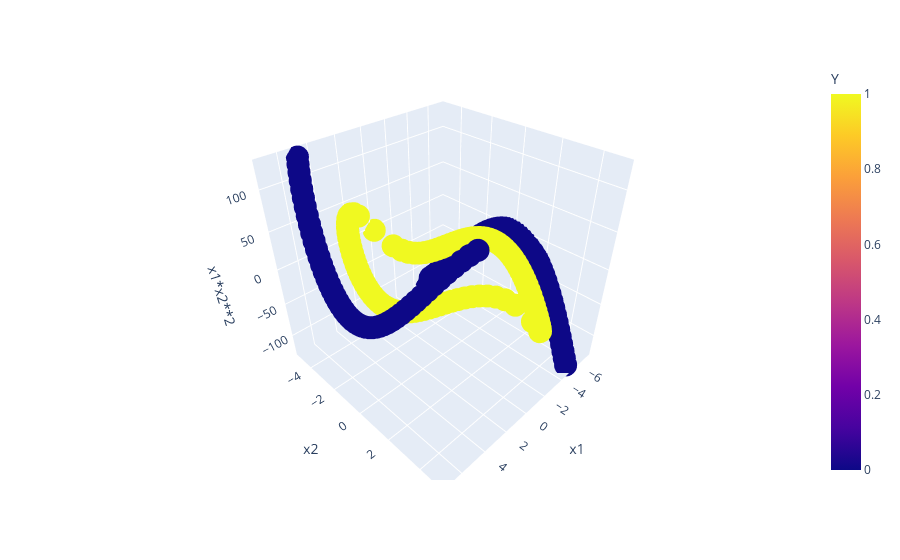

Source (notebook cell):
### Code cell
import plotly.express as px
fig = px.scatter_3d(df, x='x1', y = 'x2', z='x1*x2**2',color='Y')
fig.show()

### Figure 1 — Plotly figure (JSON) as saved in the notebook; plotly's stock layout.template omitted (floating-point values rounded to 4 significant figures; data arrays with more than 128 entries replaced by an {"elided": "..."} marker saying what was removed)
{"data": [{"hovertemplate": "x1=%{x}<br>x2=%{y}<br>x1*x2**2=%{z}<br>Y=%{marker.color}<extra></extra>", "legendgroup": "", "marker": {"color": {"elided": "200 int values"}, "coloraxis": "coloraxis", "symbol": "circle"}, "mode": "markers", "name": "", "scene": "scene", "showlegend": false, "type": "scatter3d", "x": {"elided": "200 float values"}, "y": {"elided": "200 float values"}, "z": {"elided": "200 float values"}}], "layout": {"coloraxis": {"colorbar": {"title": {"text": "Y"}}, "colorscale": [[0, "#0d0887"], [0.1111, "#46039f"], [0.2222, "#7201a8"], [0.3333, "#9c179e"], [0.4444, "#bd3786"], [0.5556, "#d8576b"], [0.6667, "#ed7953"], [0.7778, "#fb9f3a"], [0.8889, "#fdca26"], [1, "#f0f921"]]}, "legend": {"tracegroupgap": 0}, "margin": {"t": 60}, "scene": {"domain": {"x": [0, 1], "y": [0, 1]}, "xaxis": {"title": {"text": "x1"}}, "yaxis": {"title": {"text": "x2"}}, "zaxis": {"title": {"text": "x1*x2**2"}}}}}
